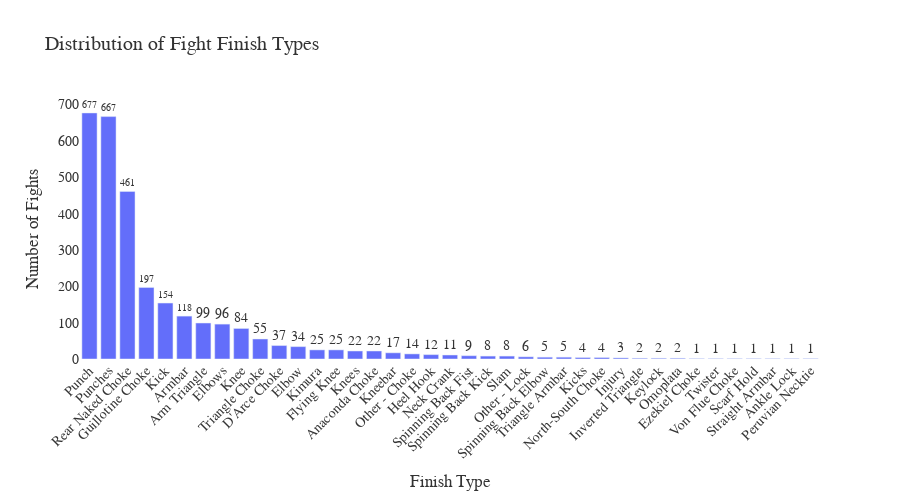

The notebook cell this image was saved under:
### Code cell
finish_counts = ufc['FinishDetails'].value_counts().reset_index()
finish_counts.columns = ['Finish Type', 'Count']

fig = px.bar(finish_counts, x = 'Finish Type', y = 'Count',
             title = 'Distribution of Fight Finish Types',
             labels = {'Finish Type': 'Finish Type', 'Count': 'Number of Fights'}, text = 'Count')

fig.update_traces(textposition = 'outside')
fig.update_layout(xaxis_tickangle = -45, plot_bgcolor = 'white', paper_bgcolor = 'white',
                  font = dict(family = 'Helvetica Neue', size = 14, color = '#333'), 
                  width = 900, height = 500, title_x = 0.05)
fig.show()

### Figure 1 — Plotly figure (JSON) as saved in the notebook; plotly's stock layout.template omitted (floating-point values rounded to 4 significant figures)
{"data": [{"hovertemplate": "Finish Type=%{x}<br>Number of Fights=%{text}<extra></extra>", "legendgroup": "", "marker": {"color": "#636efa", "pattern": {"shape": ""}}, "name": "", "orientation": "v", "showlegend": false, "text": [677.0, 667.0, 461.0, 197.0, 154.0, 118.0, 99.0, 96.0, 84.0, 55.0, 37.0, 34.0, 25.0, 25.0, 22.0, 22.0, 17.0, 14.0, 12.0, 11.0, 9.0, 8.0, 8.0, 6.0, 5.0, 5.0, 4.0, 4.0, 3.0, 2.0, 2.0, 2.0, 1.0, 1.0, 1.0, 1.0, 1.0, 1.0, 1.0], "textposition": "outside", "type": "bar", "x": ["Punch", "Punches", "Rear Naked Choke", "Guillotine Choke", "Kick", "Armbar", "Arm Triangle", "Elbows", "Knee", "Triangle Choke", "D'Arce Choke", "Elbow", "Kimura", "Flying Knee", "Knees", "Anaconda Choke", "Kneebar", "Other - Choke", "Heel Hook", "Neck Crank", "Spinning Back Fist", "Spinning Back Kick", "Slam", "Other - Lock", "Spinning Back Elbow", "Triangle Armbar", "Kicks", "North-South Choke", "Injury", "Inverted Triangle", "Keylock", "Omoplata", "Ezekiel Choke", "Twister", "Von Flue Choke", "Scarf Hold", "Straight Armbar", "Ankle Lock", "Peruvian Necktie"], "xaxis": "x", "y": [677, 667, 461, 197, 154, 118, 99, 96, 84, 55, 37, 34, 25, 25, 22, 22, 17, 14, 12, 11, 9, 8, 8, 6, 5, 5, 4, 4, 3, 2, 2, 2, 1, 1, 1, 1, 1, 1, 1], "yaxis": "y"}], "layout": {"barmode": "relative", "font": {"color": "#333", "family": "Helvetica Neue", "size": 14}, "height": 500, "legend": {"tracegroupgap": 0}, "paper_bgcolor": "white", "plot_bgcolor": "white", "title": {"text": "Distribution of Fight Finish Types", "x": 0.05}, "width": 900, "xaxis": {"anchor": "y", "domain": [0, 1], "tickangle": -45, "title": {"text": "Finish Type"}}, "yaxis": {"anchor": "x", "domain": [0, 1], "title": {"text": "Number of Fights"}}}}
